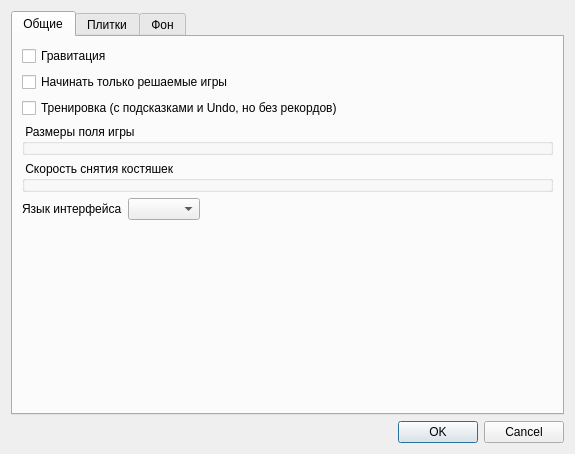
<?xml version="1.0" encoding="UTF-8"?>
<ui version="4.0">
 <class>COptionsDialog</class>
 <widget class="QDialog" name="COptionsDialog">
  <property name="geometry">
   <rect>
    <x>0</x>
    <y>0</y>
    <width>565</width>
    <height>454</height>
   </rect>
  </property>
  <property name="windowTitle">
   <string>Настройки...</string>
  </property>
  <layout class="QVBoxLayout" name="verticalLayout_10">
   <item>
    <widget class="QTabWidget" name="tabWidget">
     <property name="tabPosition">
      <enum>QTabWidget::North</enum>
     </property>
     <property name="currentIndex">
      <number>0</number>
     </property>
     <widget class="QWidget" name="tabMain">
      <attribute name="title">
       <string>Общие</string>
      </attribute>
      <layout class="QVBoxLayout" name="verticalLayout_2">
       <item>
        <widget class="QCheckBox" name="ckGravity">
         <property name="text">
          <string>Гравитация</string>
         </property>
        </widget>
       </item>
       <item>
        <widget class="QCheckBox" name="ckDecision">
         <property name="text">
          <string>Начинать только решаемые игры</string>
         </property>
        </widget>
       </item>
       <item>
        <widget class="QCheckBox" name="ckTraining">
         <property name="text">
          <string>Тренировка (с подсказками и Undo, но без рекордов)</string>
         </property>
        </widget>
       </item>
       <item>
        <widget class="QGroupBox" name="gbField">
         <property name="title">
          <string> Размеры поля игры</string>
         </property>
        </widget>
       </item>
       <item>
        <widget class="QGroupBox" name="gbDelay">
         <property name="title">
          <string> Скорость снятия костяшек</string>
         </property>
        </widget>
       </item>
       <item>
        <layout class="QHBoxLayout" name="horizontalLayout_3">
         <item>
          <widget class="QLabel" name="label_6">
           <property name="text">
            <string>Язык интерфейса</string>
           </property>
          </widget>
         </item>
         <item>
          <widget class="QComboBox" name="cbLanguages"/>
         </item>
         <item>
          <spacer name="horizontalSpacer_2">
           <property name="orientation">
            <enum>Qt::Horizontal</enum>
           </property>
           <property name="sizeHint" stdset="0">
            <size>
             <width>40</width>
             <height>20</height>
            </size>
           </property>
          </spacer>
         </item>
        </layout>
       </item>
       <item>
        <spacer name="verticalSpacer">
         <property name="orientation">
          <enum>Qt::Vertical</enum>
         </property>
         <property name="sizeHint" stdset="0">
          <size>
           <width>20</width>
           <height>154</height>
          </size>
         </property>
        </spacer>
       </item>
      </layout>
     </widget>
     <widget class="QWidget" name="tabTiles">
      <attribute name="title">
       <string>Плитки</string>
      </attribute>
      <layout class="QVBoxLayout" name="verticalLayout">
       <item>
        <layout class="QHBoxLayout" name="horizontalLayout_4">
         <item>
          <widget class="QListWidget" name="lwTiles">
           <property name="sizePolicy">
            <sizepolicy hsizetype="Expanding" vsizetype="Maximum">
             <horstretch>0</horstretch>
             <verstretch>0</verstretch>
            </sizepolicy>
           </property>
           <property name="minimumSize">
            <size>
             <width>345</width>
             <height>0</height>
            </size>
           </property>
           <property name="editTriggers">
            <set>QAbstractItemView::NoEditTriggers</set>
           </property>
           <property name="showDropIndicator" stdset="0">
            <bool>false</bool>
           </property>
           <property name="alternatingRowColors">
            <bool>true</bool>
           </property>
          </widget>
         </item>
         <item>
          <widget class="QGroupBox" name="groupBox_3">
           <property name="sizePolicy">
            <sizepolicy hsizetype="Fixed" vsizetype="Fixed">
             <horstretch>0</horstretch>
             <verstretch>0</verstretch>
            </sizepolicy>
           </property>
           <property name="minimumSize">
            <size>
             <width>156</width>
             <height>180</height>
            </size>
           </property>
           <property name="maximumSize">
            <size>
             <width>156</width>
             <height>180</height>
            </size>
           </property>
           <property name="autoFillBackground">
            <bool>true</bool>
           </property>
           <property name="title">
            <string>Предпросмотр</string>
           </property>
           <layout class="QVBoxLayout" name="verticalLayout_8">
            <item>
             <widget class="QLabel" name="laTiles">
              <property name="minimumSize">
               <size>
                <width>140</width>
                <height>120</height>
               </size>
              </property>
              <property name="maximumSize">
               <size>
                <width>140</width>
                <height>120</height>
               </size>
              </property>
              <property name="palette">
               <palette>
                <active>
                 <colorrole role="Base">
                  <brush brushstyle="SolidPattern">
                   <color alpha="255">
                    <red>236</red>
                    <green>236</green>
                    <blue>236</blue>
                   </color>
                  </brush>
                 </colorrole>
                </active>
                <inactive>
                 <colorrole role="Base">
                  <brush brushstyle="SolidPattern">
                   <color alpha="255">
                    <red>236</red>
                    <green>236</green>
                    <blue>236</blue>
                   </color>
                  </brush>
                 </colorrole>
                </inactive>
                <disabled>
                 <colorrole role="Base">
                  <brush brushstyle="SolidPattern">
                   <color alpha="255">
                    <red>244</red>
                    <green>244</green>
                    <blue>244</blue>
                   </color>
                  </brush>
                 </colorrole>
                </disabled>
               </palette>
              </property>
              <property name="autoFillBackground">
               <bool>true</bool>
              </property>
              <property name="text">
               <string/>
              </property>
              <property name="alignment">
               <set>Qt::AlignCenter</set>
              </property>
             </widget>
            </item>
           </layout>
          </widget>
         </item>
        </layout>
       </item>
       <item>
        <widget class="QGroupBox" name="groupBox_4">
         <property name="sizePolicy">
          <sizepolicy hsizetype="Preferred" vsizetype="Fixed">
           <horstretch>0</horstretch>
           <verstretch>0</verstretch>
          </sizepolicy>
         </property>
         <property name="minimumSize">
          <size>
           <width>0</width>
           <height>120</height>
          </size>
         </property>
         <property name="maximumSize">
          <size>
           <width>16777215</width>
           <height>120</height>
          </size>
         </property>
         <property name="title">
          <string> Свойства </string>
         </property>
         <layout class="QVBoxLayout" name="verticalLayout_9">
          <item>
           <layout class="QFormLayout" name="formLayout_3">
            <item row="0" column="0">
             <widget class="QLabel" name="label_9">
              <property name="text">
               <string>Файл:</string>
              </property>
             </widget>
            </item>
            <item row="1" column="0">
             <widget class="QLabel" name="label_10">
              <property name="text">
               <string>Автор:</string>
              </property>
              <property name="alignment">
               <set>Qt::AlignRight|Qt::AlignTrailing|Qt::AlignVCenter</set>
              </property>
             </widget>
            </item>
            <item row="1" column="1">
             <widget class="QLabel" name="laAuthor_Tiles">
              <property name="text">
               <string/>
              </property>
             </widget>
            </item>
            <item row="2" column="0">
             <widget class="QLabel" name="label_11">
              <property name="text">
               <string>Контакт:</string>
              </property>
              <property name="alignment">
               <set>Qt::AlignRight|Qt::AlignTrailing|Qt::AlignVCenter</set>
              </property>
             </widget>
            </item>
            <item row="2" column="1">
             <widget class="QLabel" name="laContact_Tiles">
              <property name="text">
               <string/>
              </property>
             </widget>
            </item>
            <item row="3" column="0">
             <widget class="QLabel" name="label_12">
              <property name="text">
               <string>Описание:</string>
              </property>
              <property name="alignment">
               <set>Qt::AlignRight|Qt::AlignTrailing|Qt::AlignVCenter</set>
              </property>
             </widget>
            </item>
            <item row="3" column="1">
             <widget class="QLabel" name="laDescription_Tiles">
              <property name="text">
               <string/>
              </property>
             </widget>
            </item>
            <item row="0" column="1">
             <widget class="QLabel" name="laFile_Tiles">
              <property name="text">
               <string/>
              </property>
             </widget>
            </item>
           </layout>
          </item>
         </layout>
        </widget>
       </item>
       <item>
        <spacer name="verticalSpacer_3">
         <property name="orientation">
          <enum>Qt::Vertical</enum>
         </property>
         <property name="sizeHint" stdset="0">
          <size>
           <width>20</width>
           <height>74</height>
          </size>
         </property>
        </spacer>
       </item>
      </layout>
     </widget>
     <widget class="QWidget" name="tabBackground">
      <attribute name="title">
       <string>Фон</string>
      </attribute>
      <layout class="QVBoxLayout" name="verticalLayout_5">
       <item>
        <layout class="QHBoxLayout" name="horizontalLayout_2">
         <item>
          <widget class="QListWidget" name="lwBackgrounds">
           <property name="sizePolicy">
            <sizepolicy hsizetype="Expanding" vsizetype="Maximum">
             <horstretch>0</horstretch>
             <verstretch>0</verstretch>
            </sizepolicy>
           </property>
           <property name="minimumSize">
            <size>
             <width>345</width>
             <height>0</height>
            </size>
           </property>
           <property name="editTriggers">
            <set>QAbstractItemView::NoEditTriggers</set>
           </property>
           <property name="showDropIndicator" stdset="0">
            <bool>false</bool>
           </property>
           <property name="alternatingRowColors">
            <bool>true</bool>
           </property>
          </widget>
         </item>
         <item>
          <widget class="QGroupBox" name="groupBox">
           <property name="sizePolicy">
            <sizepolicy hsizetype="Fixed" vsizetype="Fixed">
             <horstretch>0</horstretch>
             <verstretch>0</verstretch>
            </sizepolicy>
           </property>
           <property name="minimumSize">
            <size>
             <width>180</width>
             <height>180</height>
            </size>
           </property>
           <property name="maximumSize">
            <size>
             <width>180</width>
             <height>180</height>
            </size>
           </property>
           <property name="title">
            <string>Предпросмотр</string>
           </property>
           <layout class="QVBoxLayout" name="verticalLayout_4">
            <item>
             <widget class="QLabel" name="laBG">
              <property name="minimumSize">
               <size>
                <width>165</width>
                <height>124</height>
               </size>
              </property>
              <property name="maximumSize">
               <size>
                <width>165</width>
                <height>124</height>
               </size>
              </property>
              <property name="palette">
               <palette>
                <active>
                 <colorrole role="Base">
                  <brush brushstyle="SolidPattern">
                   <color alpha="255">
                    <red>255</red>
                    <green>255</green>
                    <blue>255</blue>
                   </color>
                  </brush>
                 </colorrole>
                 <colorrole role="Window">
                  <brush brushstyle="SolidPattern">
                   <color alpha="255">
                    <red>255</red>
                    <green>255</green>
                    <blue>255</blue>
                   </color>
                  </brush>
                 </colorrole>
                </active>
                <inactive>
                 <colorrole role="Base">
                  <brush brushstyle="SolidPattern">
                   <color alpha="255">
                    <red>255</red>
                    <green>255</green>
                    <blue>255</blue>
                   </color>
                  </brush>
                 </colorrole>
                 <colorrole role="Window">
                  <brush brushstyle="SolidPattern">
                   <color alpha="255">
                    <red>255</red>
                    <green>255</green>
                    <blue>255</blue>
                   </color>
                  </brush>
                 </colorrole>
                </inactive>
                <disabled>
                 <colorrole role="Base">
                  <brush brushstyle="SolidPattern">
                   <color alpha="255">
                    <red>255</red>
                    <green>255</green>
                    <blue>255</blue>
                   </color>
                  </brush>
                 </colorrole>
                 <colorrole role="Window">
                  <brush brushstyle="SolidPattern">
                   <color alpha="255">
                    <red>255</red>
                    <green>255</green>
                    <blue>255</blue>
                   </color>
                  </brush>
                 </colorrole>
                </disabled>
               </palette>
              </property>
              <property name="autoFillBackground">
               <bool>true</bool>
              </property>
              <property name="text">
               <string/>
              </property>
             </widget>
            </item>
           </layout>
          </widget>
         </item>
        </layout>
       </item>
       <item>
        <widget class="QGroupBox" name="groupBox_1">
         <property name="sizePolicy">
          <sizepolicy hsizetype="Preferred" vsizetype="Fixed">
           <horstretch>0</horstretch>
           <verstretch>0</verstretch>
          </sizepolicy>
         </property>
         <property name="minimumSize">
          <size>
           <width>0</width>
           <height>120</height>
          </size>
         </property>
         <property name="maximumSize">
          <size>
           <width>16777215</width>
           <height>120</height>
          </size>
         </property>
         <property name="title">
          <string> Свойства </string>
         </property>
         <layout class="QVBoxLayout" name="verticalLayout_3">
          <item>
           <layout class="QFormLayout" name="formLayout">
            <item row="0" column="0">
             <widget class="QLabel" name="label_4">
              <property name="text">
               <string>Файл:</string>
              </property>
             </widget>
            </item>
            <item row="1" column="0">
             <widget class="QLabel" name="label">
              <property name="text">
               <string>Автор:</string>
              </property>
              <property name="alignment">
               <set>Qt::AlignRight|Qt::AlignTrailing|Qt::AlignVCenter</set>
              </property>
             </widget>
            </item>
            <item row="1" column="1">
             <widget class="QLabel" name="laAuthor_BG">
              <property name="text">
               <string/>
              </property>
             </widget>
            </item>
            <item row="2" column="0">
             <widget class="QLabel" name="label_2">
              <property name="text">
               <string>Контакт:</string>
              </property>
              <property name="alignment">
               <set>Qt::AlignRight|Qt::AlignTrailing|Qt::AlignVCenter</set>
              </property>
             </widget>
            </item>
            <item row="2" column="1">
             <widget class="QLabel" name="laContact_BG">
              <property name="text">
               <string/>
              </property>
             </widget>
            </item>
            <item row="3" column="0">
             <widget class="QLabel" name="label_3">
              <property name="text">
               <string>Описание:</string>
              </property>
              <property name="alignment">
               <set>Qt::AlignRight|Qt::AlignTrailing|Qt::AlignVCenter</set>
              </property>
             </widget>
            </item>
            <item row="3" column="1">
             <widget class="QLabel" name="laDescription_BG">
              <property name="text">
               <string/>
              </property>
             </widget>
            </item>
            <item row="0" column="1">
             <widget class="QLabel" name="laFile_BG">
              <property name="text">
               <string/>
              </property>
             </widget>
            </item>
           </layout>
          </item>
         </layout>
        </widget>
       </item>
       <item>
        <widget class="QFrame" name="frame">
         <property name="frameShape">
          <enum>QFrame::StyledPanel</enum>
         </property>
         <property name="frameShadow">
          <enum>QFrame::Raised</enum>
         </property>
         <layout class="QVBoxLayout" name="verticalLayout_6">
          <item>
           <widget class="QLabel" name="label_5">
            <property name="text">
             <string>Вы можете добавить свои фоновые изображения в директорию UserBackgrounds.</string>
            </property>
           </widget>
          </item>
         </layout>
        </widget>
       </item>
       <item>
        <spacer name="verticalSpacer_2">
         <property name="orientation">
          <enum>Qt::Vertical</enum>
         </property>
         <property name="sizeHint" stdset="0">
          <size>
           <width>20</width>
           <height>0</height>
          </size>
         </property>
        </spacer>
       </item>
      </layout>
     </widget>
    </widget>
   </item>
   <item>
    <layout class="QHBoxLayout" name="horizontalLayout">
     <item>
      <spacer name="horizontalSpacer">
       <property name="orientation">
        <enum>Qt::Horizontal</enum>
       </property>
       <property name="sizeHint" stdset="0">
        <size>
         <width>40</width>
         <height>20</height>
        </size>
       </property>
      </spacer>
     </item>
     <item>
      <widget class="QDialogButtonBox" name="buttonBox">
       <property name="standardButtons">
        <set>QDialogButtonBox::Cancel|QDialogButtonBox::Ok</set>
       </property>
       <property name="centerButtons">
        <bool>false</bool>
       </property>
      </widget>
     </item>
    </layout>
   </item>
  </layout>
 </widget>
 <resources/>
 <connections/>
</ui>
